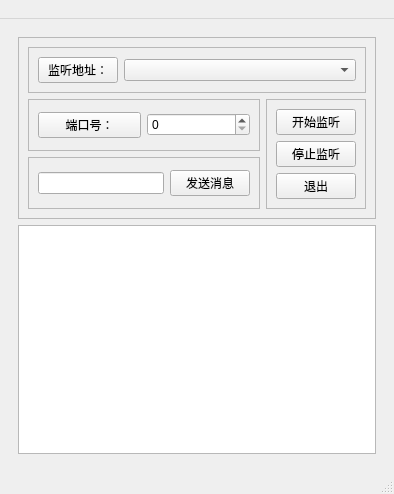
<?xml version="1.0" encoding="UTF-8"?>
<ui version="4.0">
 <class>MainWindow</class>
 <widget class="QMainWindow" name="MainWindow">
  <property name="geometry">
   <rect>
    <x>0</x>
    <y>0</y>
    <width>394</width>
    <height>494</height>
   </rect>
  </property>
  <property name="windowTitle">
   <string>MainWindow</string>
  </property>
  <widget class="QWidget" name="centralwidget">
   <layout class="QGridLayout" name="gridLayout_2">
    <item row="0" column="0">
     <widget class="QWidget" name="widget" native="true">
      <layout class="QVBoxLayout" name="verticalLayout_2">
       <item>
        <widget class="QFrame" name="frame_5">
         <property name="frameShape">
          <enum>QFrame::StyledPanel</enum>
         </property>
         <property name="frameShadow">
          <enum>QFrame::Raised</enum>
         </property>
         <layout class="QGridLayout" name="gridLayout">
          <item row="0" column="0" colspan="2">
           <widget class="QFrame" name="frame_4">
            <property name="frameShape">
             <enum>QFrame::StyledPanel</enum>
            </property>
            <property name="frameShadow">
             <enum>QFrame::Raised</enum>
            </property>
            <layout class="QHBoxLayout" name="horizontalLayout_3" stretch="1,8">
             <item>
              <widget class="QPushButton" name="pushButton_2">
               <property name="text">
                <string>监听地址：</string>
               </property>
              </widget>
             </item>
             <item>
              <widget class="QComboBox" name="comboIP"/>
             </item>
            </layout>
           </widget>
          </item>
          <item row="1" column="0">
           <widget class="QFrame" name="frame_3">
            <property name="frameShape">
             <enum>QFrame::StyledPanel</enum>
            </property>
            <property name="frameShadow">
             <enum>QFrame::Raised</enum>
            </property>
            <layout class="QHBoxLayout" name="horizontalLayout_2">
             <item>
              <widget class="QPushButton" name="pushButton">
               <property name="text">
                <string>端口号：</string>
               </property>
              </widget>
             </item>
             <item>
              <widget class="QSpinBox" name="spinPort"/>
             </item>
            </layout>
           </widget>
          </item>
          <item row="1" column="1" rowspan="2">
           <widget class="QFrame" name="frame">
            <property name="frameShape">
             <enum>QFrame::StyledPanel</enum>
            </property>
            <property name="frameShadow">
             <enum>QFrame::Raised</enum>
            </property>
            <layout class="QVBoxLayout" name="verticalLayout">
             <item>
              <widget class="QPushButton" name="actStart">
               <property name="text">
                <string>开始监听</string>
               </property>
              </widget>
             </item>
             <item>
              <widget class="QPushButton" name="actStop">
               <property name="text">
                <string>停止监听</string>
               </property>
              </widget>
             </item>
             <item>
              <widget class="QPushButton" name="Quit">
               <property name="text">
                <string>退出</string>
               </property>
              </widget>
             </item>
            </layout>
           </widget>
          </item>
          <item row="2" column="0">
           <widget class="QFrame" name="frame_2">
            <property name="frameShape">
             <enum>QFrame::StyledPanel</enum>
            </property>
            <property name="frameShadow">
             <enum>QFrame::Raised</enum>
            </property>
            <layout class="QHBoxLayout" name="horizontalLayout">
             <item>
              <widget class="QLineEdit" name="editMsg"/>
             </item>
             <item>
              <widget class="QPushButton" name="send">
               <property name="text">
                <string>发送消息</string>
               </property>
              </widget>
             </item>
            </layout>
           </widget>
          </item>
         </layout>
        </widget>
       </item>
       <item>
        <widget class="QPlainTextEdit" name="plainTextEdit"/>
       </item>
      </layout>
     </widget>
    </item>
   </layout>
  </widget>
  <widget class="QMenuBar" name="menubar">
   <property name="geometry">
    <rect>
     <x>0</x>
     <y>0</y>
     <width>394</width>
     <height>23</height>
    </rect>
   </property>
   <widget class="QMenu" name="menutcp">
    <property name="title">
     <string> </string>
    </property>
   </widget>
   <widget class="QMenu" name="menu">
    <property name="title">
     <string> </string>
    </property>
   </widget>
   <addaction name="menutcp"/>
   <addaction name="menu"/>
  </widget>
  <widget class="QStatusBar" name="statusbar"/>
 </widget>
 <resources/>
 <connections/>
</ui>
